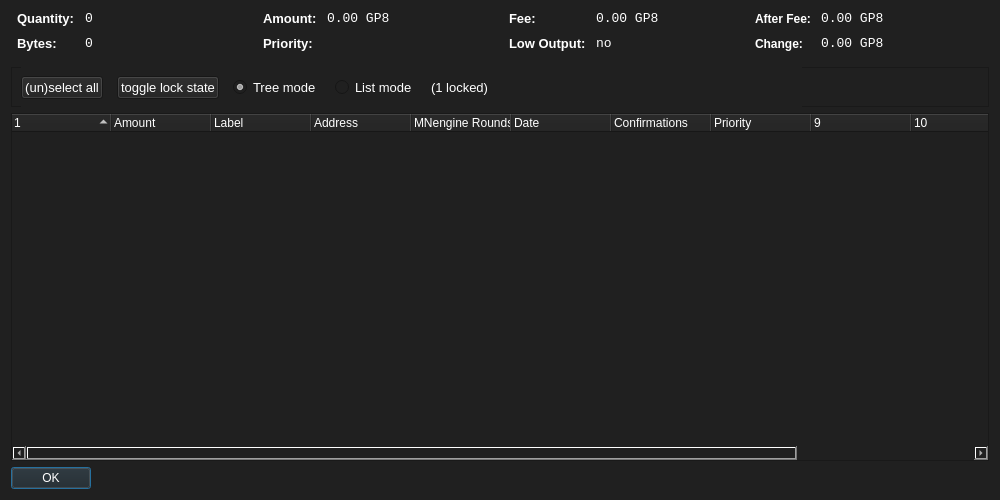
<?xml version="1.0" encoding="UTF-8"?>
<ui version="4.0">
 <class>CoinControlDialog</class>
 <widget class="QDialog" name="CoinControlDialog">
  <property name="geometry">
   <rect>
    <x>0</x>
    <y>0</y>
    <width>1000</width>
    <height>500</height>
   </rect>
  </property>
  <property name="windowTitle">
   <string>Coin Control</string>
  </property>
  <property name="styleSheet">
   <string notr="true">background-color: rgb(32, 32, 32);
color: rgb(255, 255, 255);</string>
  </property>
  <layout class="QVBoxLayout" name="verticalLayout">
   <item>
    <layout class="QHBoxLayout" name="horizontalLayoutTop" stretch="0,0,0,0">
     <property name="topMargin">
      <number>0</number>
     </property>
     <property name="bottomMargin">
      <number>10</number>
     </property>
     <item>
      <layout class="QFormLayout" name="formLayoutCoinControl1">
       <property name="horizontalSpacing">
        <number>10</number>
       </property>
       <property name="verticalSpacing">
        <number>10</number>
       </property>
       <property name="leftMargin">
        <number>6</number>
       </property>
       <property name="rightMargin">
        <number>6</number>
       </property>
       <item row="0" column="0">
        <widget class="QLabel" name="labelCoinControlQuantityText">
         <property name="font">
          <font>
           <pointsize>10</pointsize>
           <weight>75</weight>
           <bold>true</bold>
          </font>
         </property>
         <property name="styleSheet">
          <string notr="true">font-weight:bold;</string>
         </property>
         <property name="text">
          <string>Quantity:</string>
         </property>
        </widget>
       </item>
       <item row="0" column="1">
        <widget class="QLabel" name="labelCoinControlQuantity">
         <property name="font">
          <font>
           <family>Monospace</family>
           <pointsize>10</pointsize>
          </font>
         </property>
         <property name="cursor">
          <cursorShape>IBeamCursor</cursorShape>
         </property>
         <property name="contextMenuPolicy">
          <enum>Qt::ActionsContextMenu</enum>
         </property>
         <property name="text">
          <string notr="true">0</string>
         </property>
         <property name="textInteractionFlags">
          <set>Qt::LinksAccessibleByMouse|Qt::TextSelectableByKeyboard|Qt::TextSelectableByMouse</set>
         </property>
        </widget>
       </item>
       <item row="1" column="0">
        <widget class="QLabel" name="labelCoinControlBytesText">
         <property name="font">
          <font>
           <pointsize>10</pointsize>
           <weight>75</weight>
           <bold>true</bold>
          </font>
         </property>
         <property name="styleSheet">
          <string notr="true">font-weight:bold;</string>
         </property>
         <property name="text">
          <string>Bytes:</string>
         </property>
        </widget>
       </item>
       <item row="1" column="1">
        <widget class="QLabel" name="labelCoinControlBytes">
         <property name="font">
          <font>
           <family>Monospace</family>
           <pointsize>10</pointsize>
          </font>
         </property>
         <property name="cursor">
          <cursorShape>IBeamCursor</cursorShape>
         </property>
         <property name="contextMenuPolicy">
          <enum>Qt::ActionsContextMenu</enum>
         </property>
         <property name="text">
          <string notr="true">0</string>
         </property>
         <property name="textInteractionFlags">
          <set>Qt::LinksAccessibleByMouse|Qt::TextSelectableByKeyboard|Qt::TextSelectableByMouse</set>
         </property>
        </widget>
       </item>
      </layout>
     </item>
     <item>
      <layout class="QFormLayout" name="formLayoutCoinControl2">
       <property name="horizontalSpacing">
        <number>10</number>
       </property>
       <property name="verticalSpacing">
        <number>10</number>
       </property>
       <property name="leftMargin">
        <number>6</number>
       </property>
       <property name="rightMargin">
        <number>6</number>
       </property>
       <item row="0" column="0">
        <widget class="QLabel" name="labelCoinControlAmountText">
         <property name="font">
          <font>
           <pointsize>10</pointsize>
           <weight>75</weight>
           <bold>true</bold>
          </font>
         </property>
         <property name="styleSheet">
          <string notr="true">font-weight:bold;</string>
         </property>
         <property name="text">
          <string>Amount:</string>
         </property>
        </widget>
       </item>
       <item row="0" column="1">
        <widget class="QLabel" name="labelCoinControlAmount">
         <property name="font">
          <font>
           <family>Monospace</family>
           <pointsize>10</pointsize>
          </font>
         </property>
         <property name="cursor">
          <cursorShape>IBeamCursor</cursorShape>
         </property>
         <property name="contextMenuPolicy">
          <enum>Qt::ActionsContextMenu</enum>
         </property>
         <property name="text">
          <string notr="true">0.00 GP8</string>
         </property>
         <property name="textInteractionFlags">
          <set>Qt::LinksAccessibleByMouse|Qt::TextSelectableByKeyboard|Qt::TextSelectableByMouse</set>
         </property>
        </widget>
       </item>
       <item row="1" column="0">
        <widget class="QLabel" name="labelCoinControlPriorityText">
         <property name="font">
          <font>
           <pointsize>10</pointsize>
           <weight>75</weight>
           <bold>true</bold>
          </font>
         </property>
         <property name="styleSheet">
          <string notr="true">font-weight:bold;</string>
         </property>
         <property name="text">
          <string>Priority:</string>
         </property>
        </widget>
       </item>
       <item row="1" column="1">
        <widget class="QLabel" name="labelCoinControlPriority">
         <property name="font">
          <font>
           <family>Monospace</family>
           <pointsize>10</pointsize>
          </font>
         </property>
         <property name="cursor">
          <cursorShape>IBeamCursor</cursorShape>
         </property>
         <property name="contextMenuPolicy">
          <enum>Qt::ActionsContextMenu</enum>
         </property>
         <property name="text">
          <string/>
         </property>
         <property name="textInteractionFlags">
          <set>Qt::LinksAccessibleByMouse|Qt::TextSelectableByKeyboard|Qt::TextSelectableByMouse</set>
         </property>
        </widget>
       </item>
      </layout>
     </item>
     <item>
      <layout class="QFormLayout" name="formLayoutCoinControl3">
       <property name="horizontalSpacing">
        <number>10</number>
       </property>
       <property name="verticalSpacing">
        <number>10</number>
       </property>
       <property name="leftMargin">
        <number>6</number>
       </property>
       <property name="rightMargin">
        <number>6</number>
       </property>
       <item row="0" column="0">
        <widget class="QLabel" name="labelCoinControlFeeText">
         <property name="font">
          <font>
           <pointsize>10</pointsize>
           <weight>75</weight>
           <bold>true</bold>
          </font>
         </property>
         <property name="styleSheet">
          <string notr="true">font-weight:bold;</string>
         </property>
         <property name="text">
          <string>Fee:</string>
         </property>
        </widget>
       </item>
       <item row="0" column="1">
        <widget class="QLabel" name="labelCoinControlFee">
         <property name="font">
          <font>
           <family>Monospace</family>
           <pointsize>10</pointsize>
          </font>
         </property>
         <property name="cursor">
          <cursorShape>IBeamCursor</cursorShape>
         </property>
         <property name="contextMenuPolicy">
          <enum>Qt::ActionsContextMenu</enum>
         </property>
         <property name="text">
          <string notr="true">0.00 GP8</string>
         </property>
         <property name="textInteractionFlags">
          <set>Qt::LinksAccessibleByMouse|Qt::TextSelectableByKeyboard|Qt::TextSelectableByMouse</set>
         </property>
        </widget>
       </item>
       <item row="1" column="0">
        <widget class="QLabel" name="labelCoinControlLowOutputText">
         <property name="enabled">
          <bool>false</bool>
         </property>
         <property name="font">
          <font>
           <pointsize>10</pointsize>
           <weight>75</weight>
           <bold>true</bold>
          </font>
         </property>
         <property name="styleSheet">
          <string notr="true">font-weight:bold;</string>
         </property>
         <property name="text">
          <string>Low Output:</string>
         </property>
        </widget>
       </item>
       <item row="1" column="1">
        <widget class="QLabel" name="labelCoinControlLowOutput">
         <property name="enabled">
          <bool>false</bool>
         </property>
         <property name="font">
          <font>
           <family>Monospace</family>
           <pointsize>10</pointsize>
          </font>
         </property>
         <property name="cursor">
          <cursorShape>IBeamCursor</cursorShape>
         </property>
         <property name="contextMenuPolicy">
          <enum>Qt::ActionsContextMenu</enum>
         </property>
         <property name="text">
          <string notr="true">no</string>
         </property>
         <property name="textInteractionFlags">
          <set>Qt::LinksAccessibleByMouse|Qt::TextSelectableByKeyboard|Qt::TextSelectableByMouse</set>
         </property>
        </widget>
       </item>
      </layout>
     </item>
     <item>
      <layout class="QFormLayout" name="formLayoutCoinControl4">
       <property name="horizontalSpacing">
        <number>10</number>
       </property>
       <property name="verticalSpacing">
        <number>10</number>
       </property>
       <property name="leftMargin">
        <number>6</number>
       </property>
       <property name="rightMargin">
        <number>6</number>
       </property>
       <item row="0" column="0">
        <widget class="QLabel" name="labelCoinControlAfterFeeText">
         <property name="styleSheet">
          <string notr="true">font-weight:bold;</string>
         </property>
         <property name="text">
          <string>After Fee:</string>
         </property>
        </widget>
       </item>
       <item row="0" column="1">
        <widget class="QLabel" name="labelCoinControlAfterFee">
         <property name="font">
          <font>
           <family>Monospace</family>
           <pointsize>10</pointsize>
          </font>
         </property>
         <property name="cursor">
          <cursorShape>IBeamCursor</cursorShape>
         </property>
         <property name="contextMenuPolicy">
          <enum>Qt::ActionsContextMenu</enum>
         </property>
         <property name="text">
          <string notr="true">0.00 GP8</string>
         </property>
         <property name="textInteractionFlags">
          <set>Qt::LinksAccessibleByMouse|Qt::TextSelectableByKeyboard|Qt::TextSelectableByMouse</set>
         </property>
        </widget>
       </item>
       <item row="1" column="0">
        <widget class="QLabel" name="labelCoinControlChangeText">
         <property name="enabled">
          <bool>false</bool>
         </property>
         <property name="styleSheet">
          <string notr="true">font-weight:bold;</string>
         </property>
         <property name="text">
          <string>Change:</string>
         </property>
        </widget>
       </item>
       <item row="1" column="1">
        <widget class="QLabel" name="labelCoinControlChange">
         <property name="enabled">
          <bool>false</bool>
         </property>
         <property name="font">
          <font>
           <family>Monospace</family>
           <pointsize>10</pointsize>
          </font>
         </property>
         <property name="cursor">
          <cursorShape>IBeamCursor</cursorShape>
         </property>
         <property name="contextMenuPolicy">
          <enum>Qt::ActionsContextMenu</enum>
         </property>
         <property name="text">
          <string notr="true">0.00 GP8</string>
         </property>
         <property name="textInteractionFlags">
          <set>Qt::LinksAccessibleByMouse|Qt::TextSelectableByKeyboard|Qt::TextSelectableByMouse</set>
         </property>
        </widget>
       </item>
      </layout>
     </item>
    </layout>
   </item>
   <item>
    <widget class="QFrame" name="frame">
     <property name="minimumSize">
      <size>
       <width>0</width>
       <height>40</height>
      </size>
     </property>
     <property name="frameShape">
      <enum>QFrame::StyledPanel</enum>
     </property>
     <property name="frameShadow">
      <enum>QFrame::Sunken</enum>
     </property>
     <widget class="QWidget" name="horizontalLayoutWidget">
      <property name="geometry">
       <rect>
        <x>10</x>
        <y>0</y>
        <width>781</width>
        <height>41</height>
       </rect>
      </property>
      <layout class="QHBoxLayout" name="horizontalLayoutPanel" stretch="0,0,0,0,0,0">
       <property name="spacing">
        <number>14</number>
       </property>
       <item>
        <widget class="QPushButton" name="pushButtonSelectAll">
         <property name="sizePolicy">
          <sizepolicy hsizetype="Maximum" vsizetype="Fixed">
           <horstretch>0</horstretch>
           <verstretch>0</verstretch>
          </sizepolicy>
         </property>
         <property name="font">
          <font>
           <pointsize>10</pointsize>
          </font>
         </property>
         <property name="text">
          <string>(un)select all</string>
         </property>
        </widget>
       </item>
       <item>
        <widget class="QPushButton" name="pushButtonToggleLock">
         <property name="sizePolicy">
          <sizepolicy hsizetype="Maximum" vsizetype="Fixed">
           <horstretch>0</horstretch>
           <verstretch>0</verstretch>
          </sizepolicy>
         </property>
         <property name="font">
          <font>
           <pointsize>10</pointsize>
          </font>
         </property>
         <property name="text">
          <string>toggle lock state</string>
         </property>
         <property name="autoDefault">
          <bool>false</bool>
         </property>
        </widget>
       </item>
       <item>
        <widget class="QRadioButton" name="radioTreeMode">
         <property name="sizePolicy">
          <sizepolicy hsizetype="Maximum" vsizetype="Fixed">
           <horstretch>0</horstretch>
           <verstretch>0</verstretch>
          </sizepolicy>
         </property>
         <property name="font">
          <font>
           <pointsize>10</pointsize>
          </font>
         </property>
         <property name="text">
          <string>Tree mode</string>
         </property>
         <property name="checked">
          <bool>true</bool>
         </property>
        </widget>
       </item>
       <item>
        <widget class="QRadioButton" name="radioListMode">
         <property name="sizePolicy">
          <sizepolicy hsizetype="Maximum" vsizetype="Fixed">
           <horstretch>0</horstretch>
           <verstretch>0</verstretch>
          </sizepolicy>
         </property>
         <property name="font">
          <font>
           <pointsize>10</pointsize>
          </font>
         </property>
         <property name="text">
          <string>List mode</string>
         </property>
        </widget>
       </item>
       <item>
        <widget class="QLabel" name="labelLocked">
         <property name="font">
          <font>
           <pointsize>10</pointsize>
          </font>
         </property>
         <property name="text">
          <string>(1 locked)</string>
         </property>
        </widget>
       </item>
       <item>
        <spacer name="horizontalSpacer">
         <property name="orientation">
          <enum>Qt::Horizontal</enum>
         </property>
         <property name="sizeHint" stdset="0">
          <size>
           <width>40</width>
           <height>20</height>
          </size>
         </property>
        </spacer>
       </item>
      </layout>
     </widget>
    </widget>
   </item>
   <item>
    <widget class="CoinControlTreeWidget" name="treeWidget">
     <property name="font">
      <font>
       <pointsize>10</pointsize>
      </font>
     </property>
     <property name="contextMenuPolicy">
      <enum>Qt::CustomContextMenu</enum>
     </property>
     <property name="sortingEnabled">
      <bool>false</bool>
     </property>
     <property name="columnCount">
      <number>12</number>
     </property>
     <attribute name="headerShowSortIndicator" stdset="0">
      <bool>true</bool>
     </attribute>
     <attribute name="headerStretchLastSection">
      <bool>false</bool>
     </attribute>
     <column>
      <property name="text">
       <string/>
      </property>
     </column>
     <column>
      <property name="text">
       <string>Amount</string>
      </property>
     </column>
     <column>
      <property name="text">
       <string>Label</string>
      </property>
     </column>
     <column>
      <property name="text">
       <string>Address</string>
      </property>
     </column>
     <column>
      <property name="text">
       <string>MNengine Rounds</string>
      </property>
     </column>
     <column>
      <property name="text">
       <string>Date</string>
      </property>
     </column>
     <column>
      <property name="text">
       <string>Confirmations</string>
      </property>
      <property name="toolTip">
       <string>Confirmed</string>
      </property>
     </column>
     <column>
      <property name="text">
       <string>Priority</string>
      </property>
     </column>
     <column>
      <property name="text">
       <string/>
      </property>
     </column>
     <column>
      <property name="text">
       <string/>
      </property>
     </column>
     <column>
      <property name="text">
       <string/>
      </property>
     </column>
     <column>
      <property name="text">
       <string/>
      </property>
     </column>
    </widget>
   </item>
   <item>
    <widget class="QDialogButtonBox" name="buttonBox">
     <property name="sizePolicy">
      <sizepolicy hsizetype="Maximum" vsizetype="Fixed">
       <horstretch>0</horstretch>
       <verstretch>0</verstretch>
      </sizepolicy>
     </property>
     <property name="font">
      <font>
       <pointsize>10</pointsize>
      </font>
     </property>
     <property name="orientation">
      <enum>Qt::Horizontal</enum>
     </property>
     <property name="standardButtons">
      <set>QDialogButtonBox::Ok</set>
     </property>
    </widget>
   </item>
  </layout>
 </widget>
 <customwidgets>
  <customwidget>
   <class>CoinControlTreeWidget</class>
   <extends>QTreeWidget</extends>
   <header>coincontroltreewidget.h</header>
  </customwidget>
 </customwidgets>
 <resources/>
 <connections/>
</ui>
